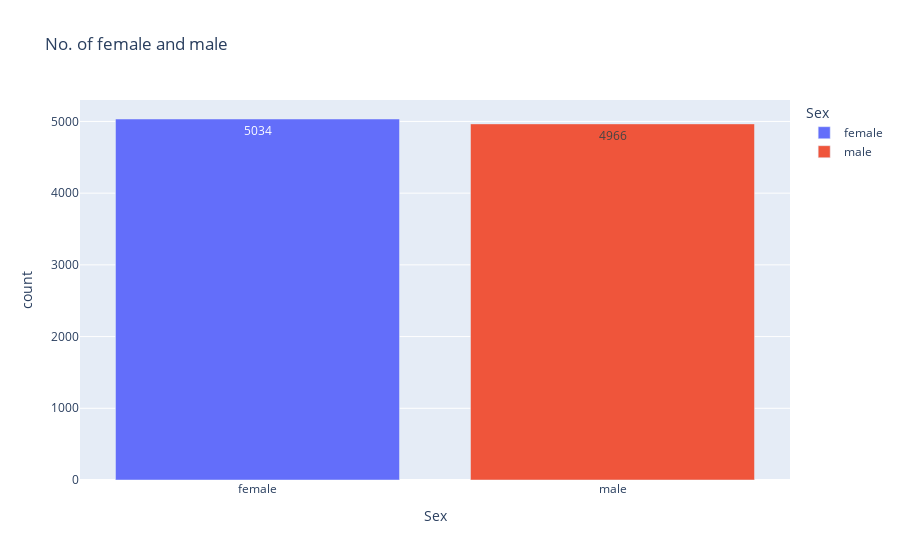

The code cell stored with this chart in its notebook:
### Code cell
d1=df["Sex"].value_counts().reset_index(name="count")

f=px.bar(d1,x="Sex",y="count",color="Sex",title="No. of female and male")
f.update_traces(texttemplate='%{y}',textposition="inside")
f.show()

### Figure 1 — Plotly figure (JSON) as saved in the notebook; plotly's stock layout.template omitted (floating-point values rounded to 4 significant figures)
{"data": [{"alignmentgroup": "True", "hovertemplate": "Sex=%{x}<br>count=%{y}<extra></extra>", "legendgroup": "female", "marker": {"color": "#636efa", "pattern": {"shape": ""}}, "name": "female", "offsetgroup": "female", "orientation": "v", "showlegend": true, "textposition": "inside", "texttemplate": "%{y}", "type": "bar", "x": ["female"], "xaxis": "x", "y": [5034], "yaxis": "y"}, {"alignmentgroup": "True", "hovertemplate": "Sex=%{x}<br>count=%{y}<extra></extra>", "legendgroup": "male", "marker": {"color": "#EF553B", "pattern": {"shape": ""}}, "name": "male", "offsetgroup": "male", "orientation": "v", "showlegend": true, "textposition": "inside", "texttemplate": "%{y}", "type": "bar", "x": ["male"], "xaxis": "x", "y": [4966], "yaxis": "y"}], "layout": {"barmode": "relative", "legend": {"title": {"text": "Sex"}, "tracegroupgap": 0}, "title": {"text": "No. of female and male"}, "xaxis": {"anchor": "y", "categoryarray": ["female", "male"], "categoryorder": "array", "domain": [0, 1], "title": {"text": "Sex"}}, "yaxis": {"anchor": "x", "domain": [0, 1], "title": {"text": "count"}}}}
